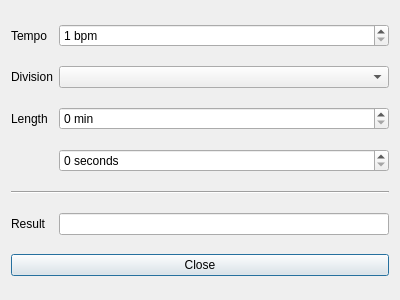
<?xml version="1.0" encoding="UTF-8"?>
<ui version="4.0">
 <class>Calculator</class>
 <widget class="QDialog" name="Calculator">
  <property name="geometry">
   <rect>
    <x>0</x>
    <y>0</y>
    <width>400</width>
    <height>300</height>
   </rect>
  </property>
  <property name="windowTitle">
   <string>Length Calculator</string>
  </property>
  <layout class="QGridLayout" name="gridLayout">
   <item row="1" column="0">
    <widget class="QLabel" name="label_2">
     <property name="text">
      <string>Division</string>
     </property>
    </widget>
   </item>
   <item row="2" column="1">
    <widget class="QSpinBox" name="minutesSpin">
     <property name="suffix">
      <string> min</string>
     </property>
     <property name="maximum">
      <number>240</number>
     </property>
    </widget>
   </item>
   <item row="5" column="1">
    <widget class="QLineEdit" name="resultEdit">
     <property name="text">
      <string/>
     </property>
     <property name="readOnly">
      <bool>true</bool>
     </property>
    </widget>
   </item>
   <item row="2" column="0">
    <widget class="QLabel" name="label_3">
     <property name="text">
      <string>Length</string>
     </property>
    </widget>
   </item>
   <item row="6" column="0" colspan="2">
    <widget class="QPushButton" name="closeButton">
     <property name="text">
      <string>Close</string>
     </property>
    </widget>
   </item>
   <item row="5" column="0">
    <widget class="QLabel" name="label_5">
     <property name="text">
      <string>Result</string>
     </property>
    </widget>
   </item>
   <item row="1" column="1">
    <widget class="QComboBox" name="divisionCombo"/>
   </item>
   <item row="3" column="1">
    <widget class="QSpinBox" name="secondsSpin">
     <property name="suffix">
      <string> seconds</string>
     </property>
     <property name="maximum">
      <number>59</number>
     </property>
    </widget>
   </item>
   <item row="0" column="1">
    <widget class="QSpinBox" name="tempoSpin">
     <property name="suffix">
      <string> bpm</string>
     </property>
     <property name="prefix">
      <string/>
     </property>
     <property name="minimum">
      <number>1</number>
     </property>
     <property name="maximum">
      <number>250</number>
     </property>
    </widget>
   </item>
   <item row="0" column="0">
    <widget class="QLabel" name="label">
     <property name="text">
      <string>Tempo</string>
     </property>
    </widget>
   </item>
   <item row="4" column="0" colspan="2">
    <widget class="Line" name="line">
     <property name="orientation">
      <enum>Qt::Horizontal</enum>
     </property>
    </widget>
   </item>
  </layout>
 </widget>
 <resources/>
 <connections/>
</ui>
